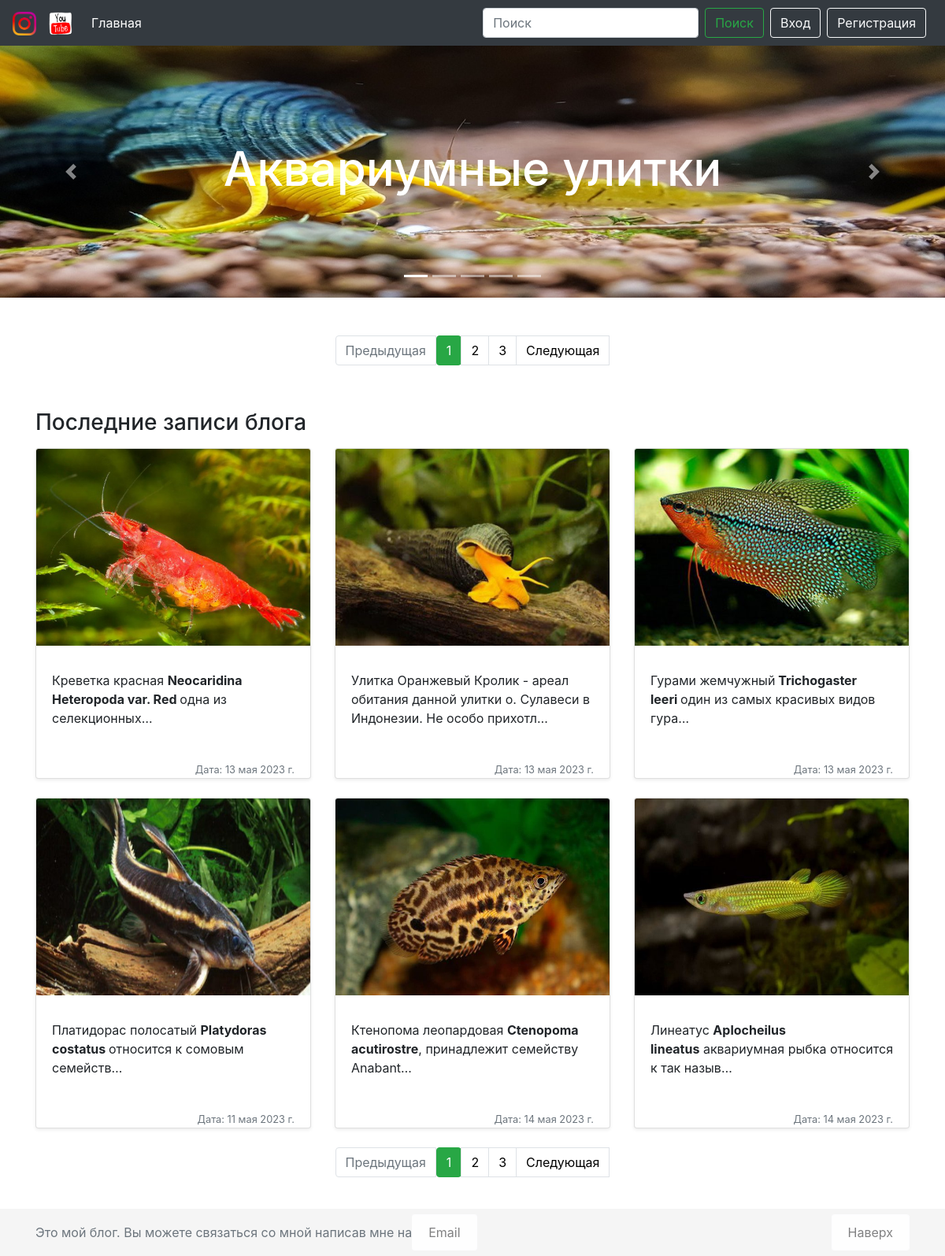
The page / on the database its author committed.
### myblog/models.py (models this page shows, shortened)
class Post(models.Model):
    title = models.CharField(max_length=200, verbose_name="Заголовок:")
    url = models.SlugField(verbose_name='URL-адрес(авто):')
    description = RichTextUploadingField(verbose_name='Описание')
    content = RichTextUploadingField(verbose_name='Подробное описание:')
    options = RichTextUploadingField(verbose_name='Параметры содержания:')
    image = models.ImageField(verbose_name='Фото:')
    created_at = models.DateField(default=timezone.now, verbose_name='Дата создания:')
    author = models.ForeignKey(User, on_delete=models.CASCADE, default=User.objects.all, verbose_name='Автор:')
    keyword = models.CharField(max_length=200, default='123', verbose_name='Слова для поиска:')
    objects = models.Model
    class Meta:
        verbose_name = 'Пост главной страницы'
        verbose_name_plural = 'Посты на главной странице'

### myblog/views.py (the view)
# urls.py: path('', MainView.as_view(), name='index'),
class MainView(View):
    @staticmethod
    def get(request, *args, **kwargs):
        posts = Post.objects.all()
        paginator = Paginator(posts, 6)
        page_number = request.GET.get('page')
        page_obj = paginator.get_page(page_number)
        posts_forum = ForumPost.objects.all()
        paginator_forum = Paginator(posts_forum, 3)  # Для последних записей блога.
        page_number_forum = request.GET.get('page')
        page_obj_forum = paginator_forum.get_page(page_number_forum)
        context = {
            'page_obj': page_obj,
            'page_obj_forum': page_obj_forum,
        }
        return render(request, 'myblog/home.html', context=context)

### templates/myblog/home.html (shortened to what this page needs)
{% extends './base.html' %}
{% load static %}
{% block header %}
{% include './block/slider.html' %}
{% endblock %}
{% block pagination_1 %}
{% if page_obj_forum %}
<div>
    <br>
    <br>
    <nav aria-label="Paginate me">
        <ul class="pagination justify-content-center">
            {% if page_obj.has_previous %}
            <a class="page-link dark" href="?page={{ page_obj.previous_page_number }}" tabindex="-1">Предыдущая</a>
            {% else %}
            <li class="page-item disabled">
                <a class="page-link disabled" href="#" tabindex="-1">Предыдущая</a>
            </li>
            {% endif %}
            {% for i in page_obj.paginator.page_range %}
            {% if i == page_obj.number %}
            <li class="page-item active"><a class="btn btn-success" href="?page={{ i }}">{{ i }}</a></li>
            {% else %}
            <li class="page-item"><a class="page-link dark" href="?page={{ i }}">{{ i }}</a></li>
            {% endif %}
            {% endfor %}
            {% if page_obj.has_next %}
            <a class="page-link dark" href="?page={{ page_obj.next_page_number }}">Следующая</a>
            {% else %}
            <li class="page-item disabled">
                <a class="page-link dark" href="#">Следующая</a>
            </li>
            {% endif %}
        </ul>
    </nav>
    <br>
</div>
{% endif %}
{% endblock pagination_1 %}
{% block content %}
<div class="container">
    {% if page_obj %}
    <h3 class="my-3">Последние записи блога</h3>
    {% else %}
    <h3 class="my-3">В блоге пока нет записей.</h3>
    {% endif %}
    <div class="row">
        {% for post in page_obj %}
        <div class="col-md-4">
            <div class="card mb-4 shadow-sm for_content">
                <a href="{% url 'post_detail' slug=post.url %}"><img src="media/{{ post.image }}" alt=""
                                                                     class="card-img-top foto"></a>
                <div class="card-body">
                    {{ post.description|safe|truncatechars:100 }}
                    <br>
                    <br>
                    <div class="d-flex justify-content-between align-items-center">
                        <div>
                            <small class="text-muted">Дата: {{ post.created_at }}</small>
                        </div>
                    </div>
                </div>
            </div>
        </div>
        {% endfor %}
    </div>
</div>
{% endblock content %}
{% block pagination_2 %}
{% if page_obj_forum %}
<nav aria-label="Paginate me">
    <ul class="pagination justify-content-center">
        {% if page_obj.has_previous %}
        <a class="page-link dark" href="?page={{ page_obj.previous_page_number }}" tabindex="-1">Предыдущая</a>
        {% else %}
        <li class="page-item disabled">
            <a class="page-link disabled" href="#" tabindex="-1">Предыдущая</a>
        </li>
        {% endif %}
        {% for i in page_obj.paginator.page_range %}
        {% if i == page_obj.number %}
        <li class="page-item active"><a class="btn btn-success" href="?page={{ i }}">{{ i }}</a></li>
        {% else %}
        <li class="page-item"><a class="page-link dark" href="?page={{ i }}">{{ i }}</a></li>
        {% endif %}
        {% endfor %}
        {% if page_obj.has_next %}
        <a class="page-link dark" href="?page={{ page_obj.next_page_number }}">Следующая</a>
        {% else %}
        <li class="page-item disabled">
            <a class="page-link dark" href="#">Следующая</a>
        </li>
        {% endif %}
    </ul>
</nav>
{% endif %}
<br>
{% endblock pagination_2 %}

### static/css/style.css (style rules this page uses)
body { margin-bottom: 60px; }
html { position: relative; min-height: 100%; }
.foto { height: 250px; }
.for_content { height: 420px; }
.dark { color: black; }

### rows shown on the page
Post: image (picture), description "Креветка красная Neocaridina Heteropoda var. Red одна из селекционных…", created_at "13 мая 2023 г."
Post: image (picture), description "Улитка Оранжевый Кролик - ареал обитания данной улитки о. Сулавеси в Индонезии. Не особо прихотл…", created_at "13 мая 2023 г."
Post: image (picture), description "Гурами жемчужный Trichogaster leeri один из самых красивых видов гура…", created_at "13 мая 2023 г."
Post: image (picture), description "Платидорас полосатый Platydoras costatus относится к сомовым семейств…", created_at "11 мая 2023 г."
Post: image (picture), description "Ктенопома леопардовая Ctenopoma acutirostre , принадлежит семейству Anabant…", created_at "14 мая 2023 г."
Post: image (picture), description "Линеатус Aplocheilus lineatus аквариумная рыбка относится к так назыв…", created_at "14 мая 2023 г."

### other values the page prints
{{ i }} "1"
{{ i }} "2" "3"
